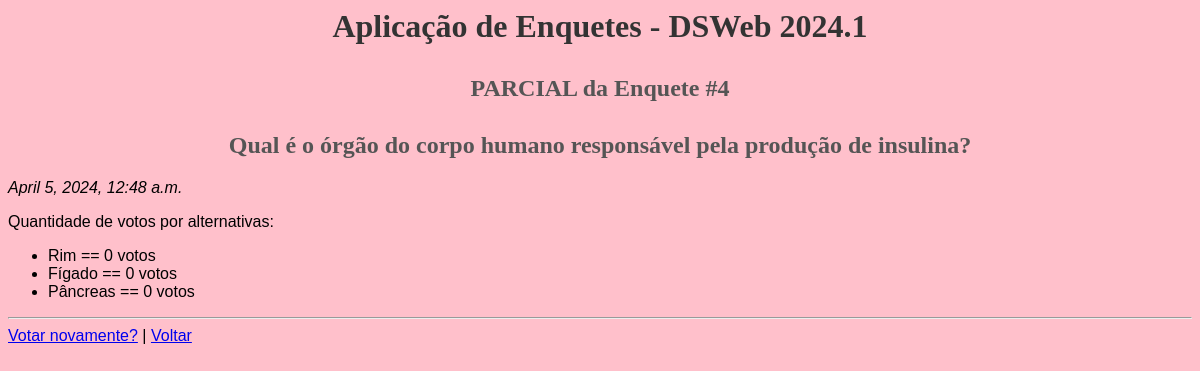
Page /enquetes/4/resultado/ on the committed database.
### enquetes/models.py (models this page shows, shortened)
class Pergunta(models.Model):
    texto = models.CharField(max_length=150)
    data_pub = models.DateTimeField('Data de publicação')

class Alternativa(models.Model):
    texto = models.CharField(max_length=100)
    quant_votos = models.IntegerField(
        'Quantidade de votos', default=0
    )
    pergunta = models.ForeignKey(Pergunta, on_delete=models.CASCADE)

### enquetes/views.py (the view)
class ResultadoView(View):
    def get(self, request, *args, **kwargs):
        pergunta_id = kwargs['pk']
        pergunta = get_object_or_404(Pergunta, pk = pergunta_id)
        contexto = {'pergunta': pergunta}
        return render(request, 'enquetes/resultado.html', contexto)

### enquetes/templates/enquetes/resultado.html (shortened to what this page needs)
{% load static %}
<html>
    <head>
        <link rel="stylesheet" type="text/css" href="{% static 'style.css' %}">
    </head>
    <body>
        <h1>Aplicação de Enquetes - DSWeb 2024.1</h1>
        <h2>PARCIAL da Enquete #{{ pergunta.id }}</h2>
        <h2>{{ pergunta.texto }}</h2>
        <p><i>{{ pergunta.data_pub }}</i></p>
        <p>Quantidade de votos por alternativas:</p>
        <ul>
          {% for alt in pergunta.alternativa_set.all %}
            <li>
              {{ alt.texto }} == {{ alt.quant_votos }}
              voto{{ alt.quant_votos | pluralize }}
            </li>
          {% endfor %}
        </ul>
        <hr>
        <a href="{% url 'enquetes:detalhes' pergunta.id %}">Votar novamente?</a> |
        <a href="{% url 'enquetes:index' %}">Voltar</a>
    </body>
</html>

### static/style.css (style rules this page uses)
body { background-color: #FFC0CB; font-family: Arial, sans-serif; }
h1 { text-align: center; color: #333; font-family: Georgia, 'Times New Roman', Times, serif; }
h2 { text-align: center; color: #555; font-family: 'Comic Sans MS', Cursive; margin-top: 30px; }

### rows in the picture
Pergunta: id "4", texto "Qual é o órgão do corpo humano responsável pela produção de insulina?", data_pub "April 5, 2024, 12:48 a.m."
Alternativa: texto "Rim", quant_votos "0", quant_votos|pluralize "s"
Alternativa: texto "Fígado", quant_votos "0", quant_votos|pluralize "s"
Alternativa: texto "Pâncreas", quant_votos "0", quant_votos|pluralize "s"
